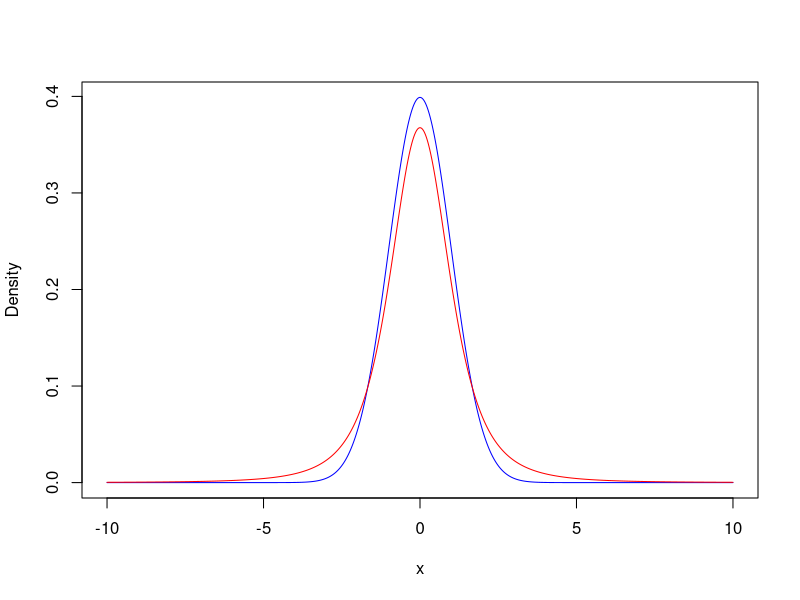
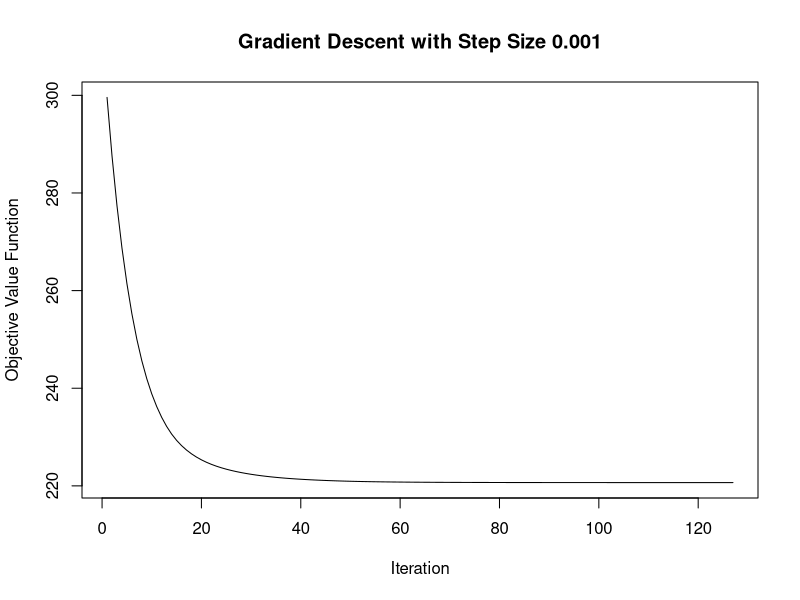
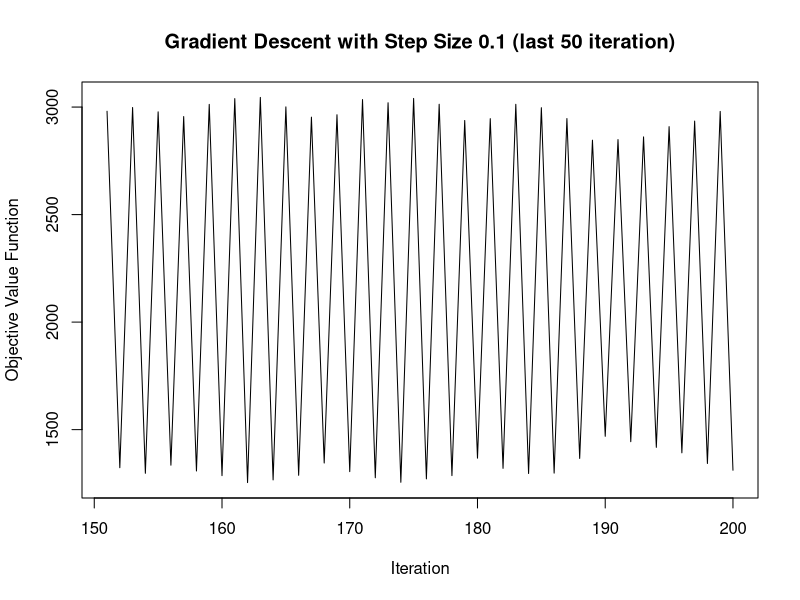

Here is the R script that generated these plots, in order:
## ---- chunk 1
n <- 100
p <- 10
s <- 3
set.seed(0)
x <- matrix(rnorm(n*p), n, p)
b <- c(-0.7, 0.7, 1, rep(0, p-s))
y <- x %*% b + rt(n, df=2)
cov(x,y)





## ---- chunk 2
n <- 100
p <- 10
s <- 3
set.seed(0)
x <- matrix(rnorm(n*p),n,p)
b <- c(-0.7,0.7,1,rep(0,p-s))
y <- x%*%b +rt(n,df=2)
cov(x,y)
# I am afraid I cannot pick out these 3 relevant variables based on correlations alone, because there is no distinct difference.
## ---- chunk 3
x1 <- seq(-10,10,0.01)
plot(x1,dnorm(x1),type="l",ylab="Density",xlab="x",col="blue")
points(x1,dt(x1,3),type="l",col="red")
# The blue line represents normal distribution and the red line represents T-distribution random varibles.
## ---- chunk 4
psi <- function(r, c=1) {
  return(ifelse(r^2 > c^2, 2*c*abs(r) - c^2, r^2))
}
huber.loss <- function(beta){
  return ( sum(psi(y - x %*% beta)) )
}
## ---- chunk 5
install.packages("numDeriv")
library(numDeriv)
grad.descent <- function(f, x0, max.iter = 200, step.size = 0.001, stopping.deriv = 0.1, ...) {
  n    <- length(x0)
  xmat <- matrix(0, nrow = n, ncol = max.iter)
  xmat[,1] <- x0
  
  for (k in 2:max.iter) {
    # Calculate the gradient
    grad.cur <- grad(f, xmat[ ,k-1], ...) 
    
    # Should we stop?
    if (all(abs(grad.cur) < stopping.deriv)) {
      k <- k-1; break
    }
    
    # Move in the opposite direction of the grad
    xmat[ ,k] <- xmat[ ,k-1] - step.size * grad.cur
  } 
  xmat <- xmat[ ,1:k] # Trim
  return(list(x = xmat[,k], xmat = xmat, k = k))
}
grad.descent(huber.loss,x0=rep(0,p))  




## ---- chunk 6
#install.packages("numDeriv")
library(numDeriv)
grad.descent <- function(f, x0, max.iter = 200, step.size = 0.001, stopping.deriv = 0.1, ...) {
  
  n    <- length(x0)
  xmat <- matrix(0, nrow = n, ncol = max.iter)
  xmat[,1] <- x0
  
  for (k in 2:max.iter) {
    # Calculate the gradient
    grad.cur <- grad(f, xmat[ ,k-1], ...) 
    if (all(abs(grad.cur) < stopping.deriv)) {
      k <- k-1; break
    }
    
    # Move in the opposite direction of the grad
    xmat[ ,k] <- xmat[ ,k-1] - step.size * grad.cur
  }
  
  xmat <- xmat[ ,1:k] # Trim
  return(list(x = xmat[,k], xmat = xmat, k = k))
}

gd <- grad.descent(huber.loss, x0 = rep(0, p), max.iter = 200, step.size = 0.001, stopping.deriv = 0.1)
gd$k 
# Number of iterations to converge
gd$x 
# The final coefficient estimates
## ---- chunk 7
obj <- apply(psi(matrix(rep(y, gd$k), nrow = 100) - x %*% gd$xmat), 2, sum)
plot(1:gd$k, obj, type = 'l', xlab = "Iteration", ylab = "Objective Value Function", main = "Gradient Descent with Step Size 0.001")
# The object value decreases rapidly at the start, but the descending speed rapidly slows down. From the plot, there is decrease with lower and lower speed and nearly 0 after 60 iterations.
## ---- chunk 8
gd2 <- grad.descent(huber.loss, x0 = rep(0, p), max.iter = 200, step.size = 0.1, stopping.deriv = 0.1)
obj2 <- apply(psi(matrix(rep(y, gd2$k), nrow = 100) - x %*% gd2$xmat), 2, sum)
plot((gd2$k-49):gd2$k, obj2[151:gd2$k], type = 'l', xlab = "Iteration", ylab = "Objective Value Function", main = "Gradient Descent with Step Size 0.1 (last 50 iteration)")
# The criterion value fluctuates instead of monotonically decreases at each step, and till the end it hasn't converged. The change of coefficients are drastic and periodical, but never converge to some stable value as the final guess of the optimized results, which can also be confirmed at gd2$xmat.
## ---- chunk 9
sparse.grad.descent <- function(f, x0, max.iter = 200, step.size = 0.05, stopping.deriv = 0.01, threshold = 0.05, ...) {
  
  n    <- length(x0)
  xmat <- matrix(0, nrow = n, ncol = max.iter)
  xmat[,1] <- x0
  
  for (k in 2:max.iter) {
    # Calculate the gradient
    grad.cur <- grad(f, xmat[ ,k-1], ...) 
    if (all(abs(grad.cur) < stopping.deriv)) {
      k <- k-1; break
    }
    
    # Move in the opposite direction of the grad
    new_coef = xmat[ ,k-1] - step.size * grad.cur
    
    # Threshold small values in these coefficients to zero
    xmat[ ,k] <- new_coef * (abs(new_coef) > threshold)
  }
  
  xmat <- xmat[ ,1:k] # Trim
  return(list(x = xmat[,k], xmat = xmat, k = k))
}

gd.sparse = sparse.grad.descent(huber.loss, x0 = rep(0, p), max.iter = 200, step.size = 0.001, stopping.deriv = 0.1, threshold = 0.05)
b  
# b is real coefficient
gd.sparse$x 
# final coefficients estimated
b-gd.sparse$x
# The last 7 value of the optimized estimate coefficients becomes zero as expected
## ---- chunk 10
m1 <- lm(y ~ x)
MSE <- function(coef) { 
  return(sum((coef-b)^2))
}
m1_coef <-vector()
for(i in 1:10){
  m1_coef[i]<-m1$coefficients[i+1]
}
unname(m1_coef)
MSE(coef(m1)[2:11]) + coef(m1)[1]^2 #MLE of m1
MSE(gd$x)
MSE(gd.sparse$x)

# The result from lm() is much less accurate compared to coefficients estimated from question 4 and question 7.
# The one from question 7 has the smallest MSE value.
## ---- chunk 11
set.seed(10)
y <- x %*% b + rt(n, df=2)
gd.new <- grad.descent(huber.loss, x0 = rep(0, p), max.iter = 200, step.size = 0.001, stopping.deriv = 0.1)
gd.sparse.new <- sparse.grad.descent(huber.loss, x0 = rep(0, p), max.iter = 200, step.size = 0.001, stopping.deriv = 0.1, threshold = 0.05)

esti_coef <- round(rbind(gd$x, gd.new$x, gd.sparse$x, gd.sparse.new$x), 2)
rownames(esti_coef) <- c("gd", "gd.new", "gd.sparse", "gd.sparse.new")
esti_coef
# The new coefficients from gradient descent change greatly from the former one. As for the sparsified gradient descent, the second and third coefficients remain similar while the first coefficient becomes zero (which is not what we want,  showing that the sparse method is not very robust).
MSE(gd$x)
MSE(gd.sparse$x)
MSE(gd.new$x)
MSE(gd.sparse.new$x)

# In terms of MSE measured against the b, The gd.new is still smaller than gd.sparse.new model. It deduces that the estimates from the sparse method has higher variability, but less robust.
## ---- chunk 12
mse_mat <- matrix(nrow = 2, ncol = 10)
rownames(mse_mat) <- c("gd", "gd.sparse")
for (i in 1:10){
  y <- x %*% b + rt(n, df=2)
  gd.new <- grad.descent(huber.loss, x0 = rep(0, p), max.iter = 200, step.size = 0.001, stopping.deriv = 0.1)
  gd.sparse.new <- sparse.grad.descent(huber.loss, x0 = rep(0, p), max.iter = 200, step.size = 0.001, stopping.deriv = 0.1, threshold = 0.05)
  mse_mat[,i] <- c(MSE(gd.new$x), MSE(gd.sparse.new$x))
}

apply(mse_mat, 1, mean) # average MSE

apply(mse_mat, 1, min) # min MSE

# Thus the initial gradient descent has smaller average MSE, and the initial gradient descent also has smaller min MSE. This is in line with my interpretation of the variability associated with the sparse gradient descent method.
